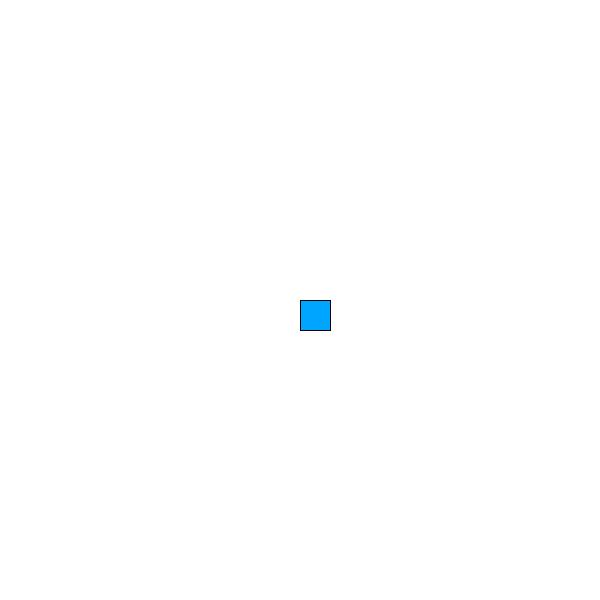
Frame 1 (no input)
Frame 60 (the mouse pressed at the canvas centre just before this capture): identical to frame 1, image omitted
Frame 120 (the mouse held since frame 60 and released just before this capture): identical to frame 1, image omitted

The Processing sketch that drew this single still picture (run headless with seeded random() and noise(); from frame 60 on, the mouse is pressed at the canvas centre):

// Processing sketch: Op12_6
// ── Op12_6.pde

int x;
int y;

void setup() {
 size(600,600);
 
 x = 300;
 y = 300;
}

void draw() {
  background(255);
  fill(0,165,255);
  rect(x,y,30,30);
}


void keyPressed() {
  if (keyCode == 37) {
    x = x - 10;
    }
    
    if (keyCode == 39) {
     x = x + 10; 
    }
    
    if (keyCode == 38) {
     y = y - 10; 
    }
    
    if (keyCode == 40) {
     y = y + 10; 
    }
}
